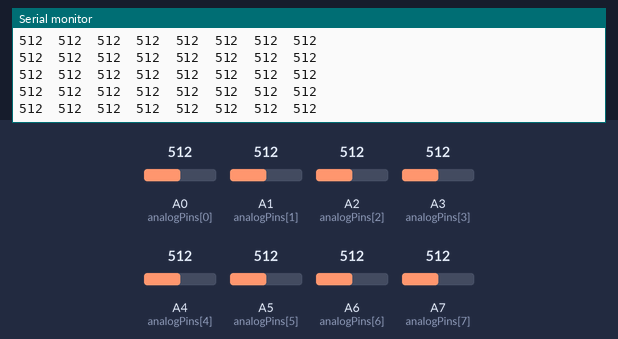
A sketch run on a simulated Arduino Nano, built with avr-gcc and run on an emulated ATmega328P. Shown: the last lines printed to the serial monitor. The test bench sets the inputs (shaded band); at power-on: A1 (analogPins[1]) = 512, A0 (analogPins[0]) = 512, A2 (analogPins[2]) = 512, A3 (analogPins[3]) = 512, A4 (analogPins[4]) = 512, A5 (analogPins[5]) = 512, A6 (analogPins[6]) = 512, A7 (analogPins[7]) = 512.

Above: at 4.2 s.
4.3 s: A1 (analogPins[1]) set to 104
At 4.54 s:
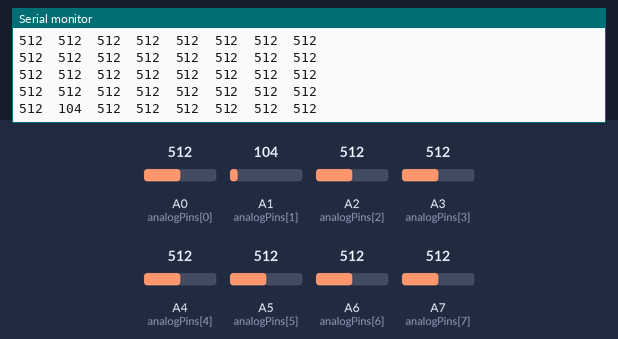
7.3 s: A1 (analogPins[1]) set to 89
At 7.44 s:
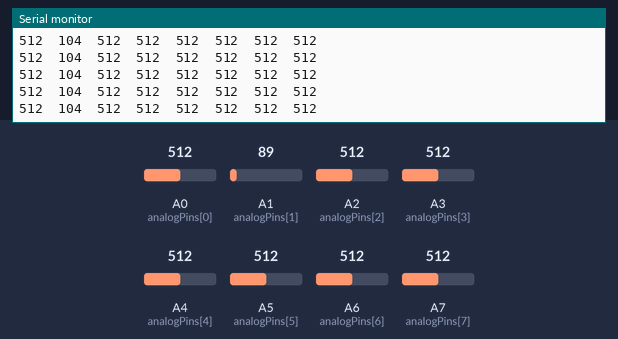
Timing chart, 0 to 10.3 s (numbered marks = the images above; inputs shaded):
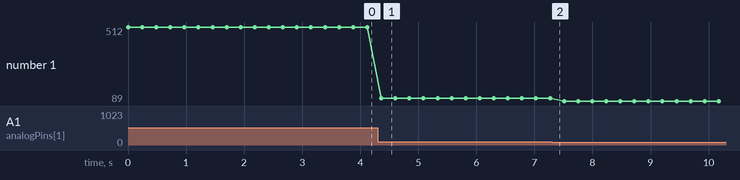

The sketch:

ARDUIMU_a_readAllAnalog.ino
```cpp
/* uploaded to the arduIMU
 *  This reads the flexsensor data and prints the values.
 *  When you connect the arduIMU tx port to the arduino rx port
 *  you can read the values trough the arduino.
 */

byte analogPins[] = {
  A0, A1, A2, A3, A4, A5, A6, A7 };

void setup() {
  for(int i=0;i<8;i++){
  pinMode(analogPins[i], INPUT_PULLUP);
  }
  Serial.begin(9600, SERIAL_8N1);
}

void loop() {
  for(int i=0;i<8;i++){
  Serial.print(analogRead(analogPins[i]));
  Serial.print("\t");
  delay(30);
  }
  Serial.println();
}
```

Measured:
- after the input at 4.3 s, the serial monitor: prints a new line after 0.06 s (image 1)
- plotted number 1: 512 → 104 after the input at 4.3 s, 104 → 89 after the input at 7.3 s
